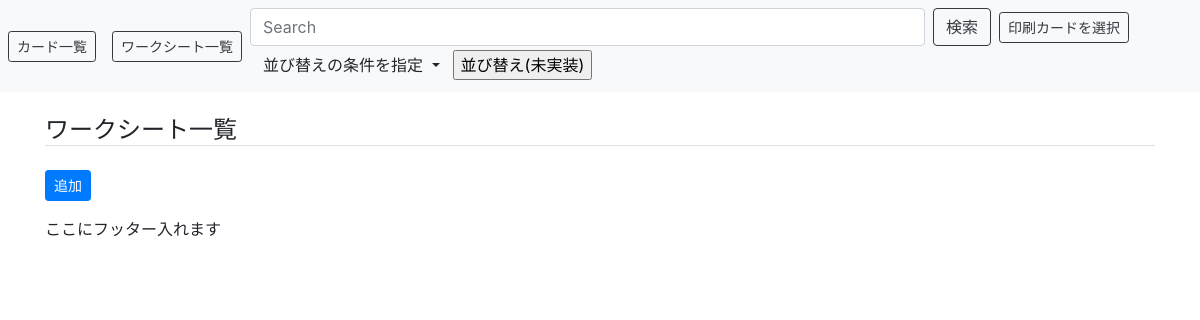
Page /workseat/ on the earlier database version.
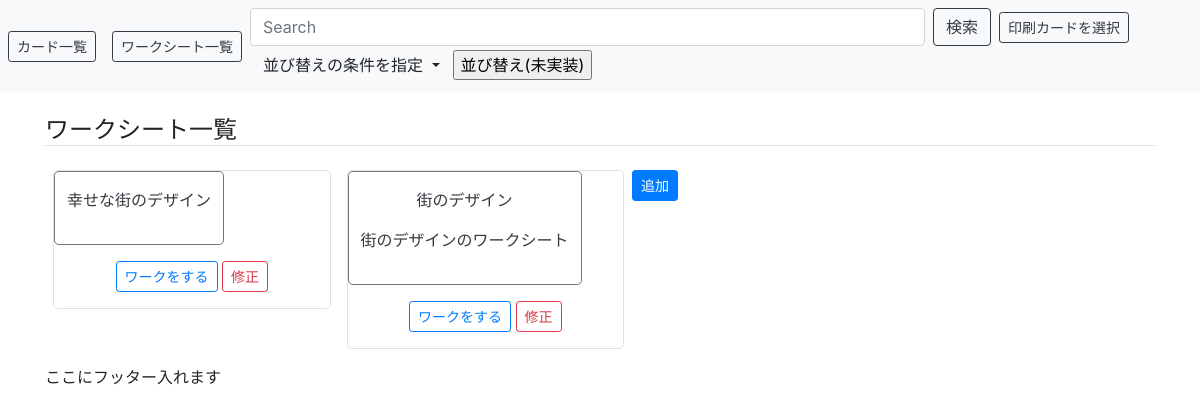
Same page on the later database version.
### cms/models.py (models this page shows, shortened)
class WorkSeat(models.Model):
    title = models.CharField('タイトル', max_length=20)
    Wseatimg = models.FileField(verbose_name='シートのデータ', upload_to='images/', default='')
    desc = models.TextField('ワークシート説明', default='')
    created_at = models.DateTimeField(auto_now_add=True)

### cms/views.py (the view)
# urls.py: path('workseat/', views.workseat_list, name='workseat_list'),
def workseat_list(request):
    Wseat = WorkSeat.objects.all().order_by('id') #全部のidを取得して、cardsに入れている
    return render(request, 'cms/workseat_list.html',     # 使用するテンプレート
                  {'Wseat': Wseat})         # テンプレートに渡すデータList

### cms/templates/cms/workseat_list.html (shortened to what this page needs)
{% extends "cms/base.html" %}
{% load bootstrap4 %}
{% load static %}
{% block content %}
<h4 class="mt-4 border-bottom">ワークシート一覧</h4>
    <div class="d-flex flex-wrap">
      {% for Wseat in Wseat%}
      <div class="my-3 mx-2 border rounded-lg w-25 h-100">
          <div class="text-center text-dark py-3 border border-secondary rounded-lg btn btn-outline-light">
            <p>{{ Wseat.title }}</p>
            <p>{{ Wseat.desc }}</p>
          </div>
        <div class="text-center my-3">
          <a href="" class="btn btn-outline-primary btn-sm">ワークをする</a>
          <a href="" class="btn btn-outline-danger btn-sm">修正</a>
        </div>
      </div>
      {% endfor %}
      <div>
        <div class="justify-content-center my-auto mx-auto">
          <a href="" class="btn btn-primary btn-sm my-3">追加</a>
        </div>
      </div>
{% endblock content %}

Differences in the rows shown:
added WorkSeat: title "幸せな街のデザイン"
added WorkSeat: title "街のデザイン", desc "街のデザインのワークシート"
